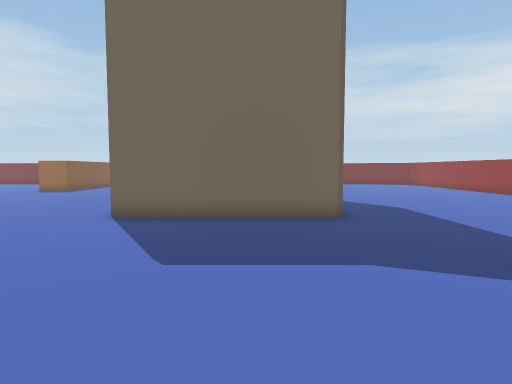
View 1 (above)

24 first-person views from a walk through a scene from a Unity 3-D project. The camera is 1.4 m above the floor, tilts 4° down and sees 75° across. The floor is counted in squares, 1 m on a side. Each view is taken from the middle of a square. On the plan, view 1 faces up. The plan holds only what a view shows up to about 15 squares ahead; the rest is blank. The place goes on beyond the plan.

View 2
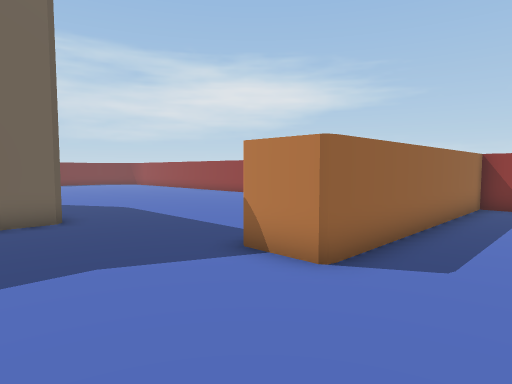

View 3
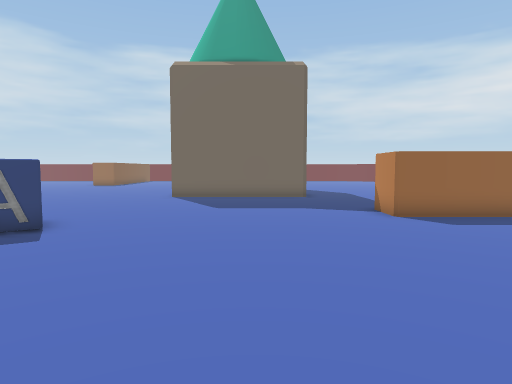

View 4
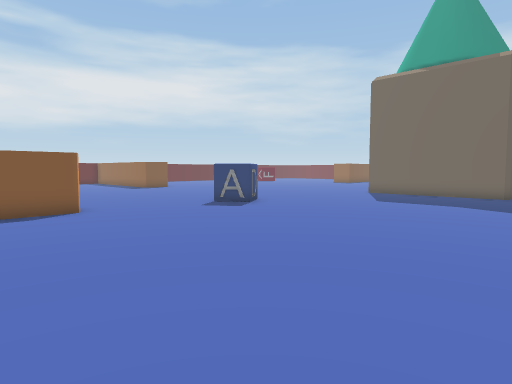

View 5
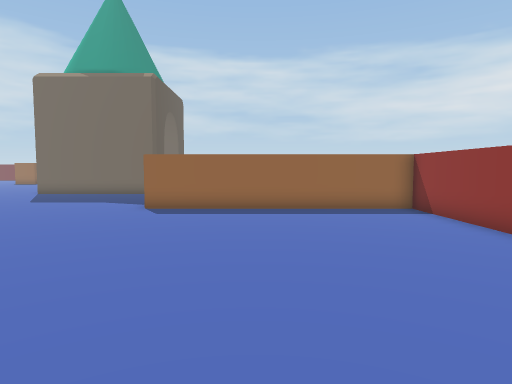

View 6
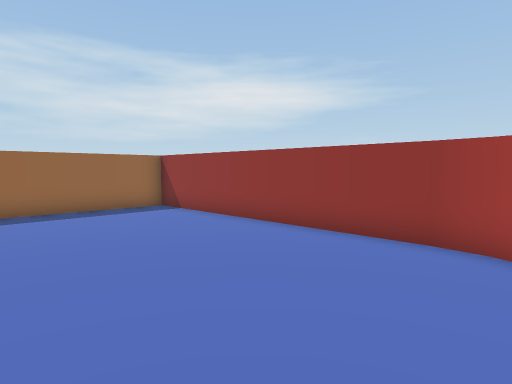

View 7
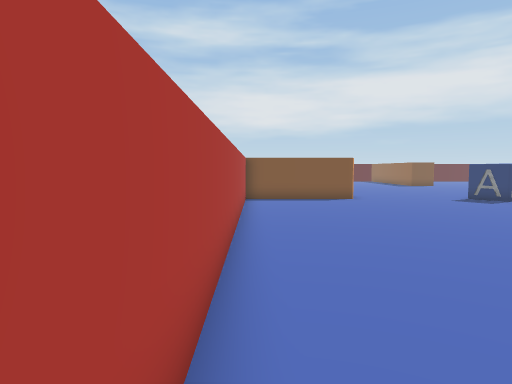

View 8
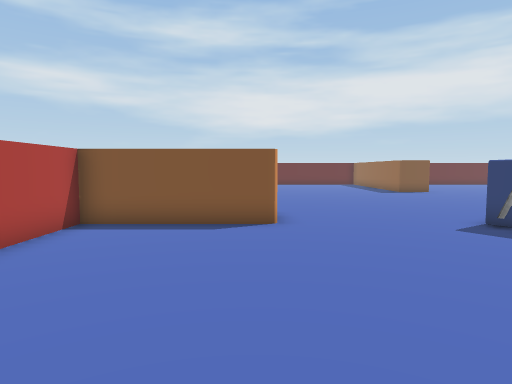

View 9
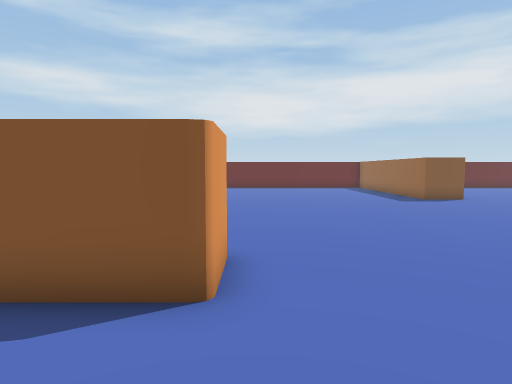

View 10
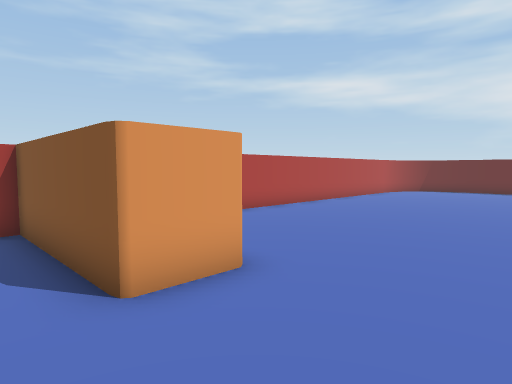

View 11
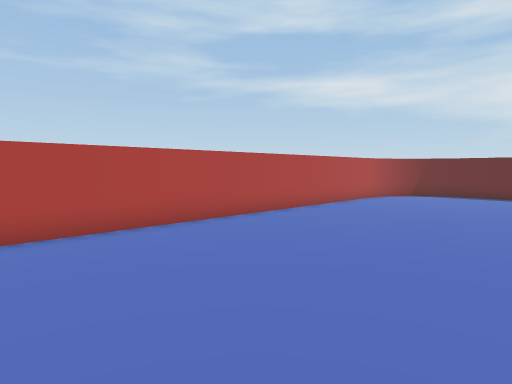

View 12
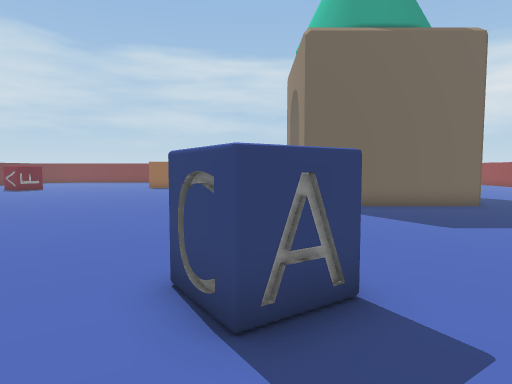

View 13
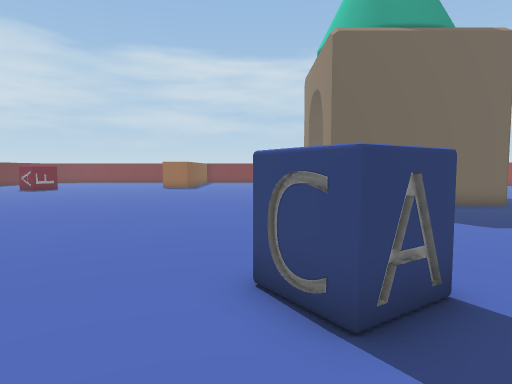

View 14
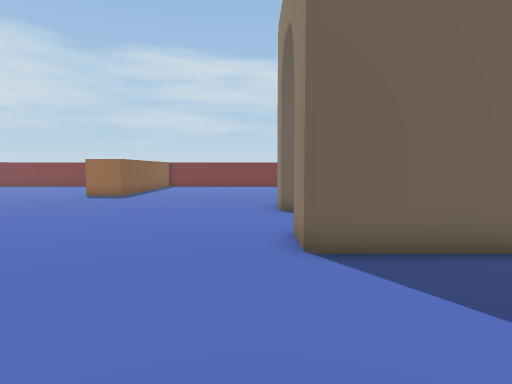

View 15
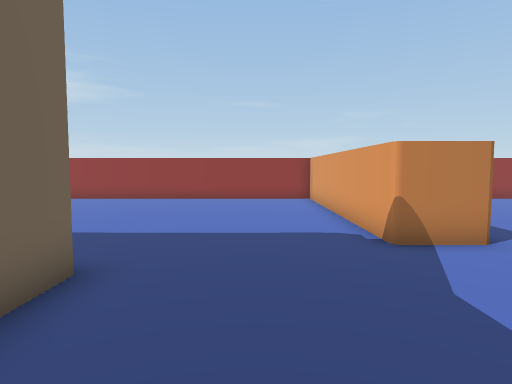

View 16
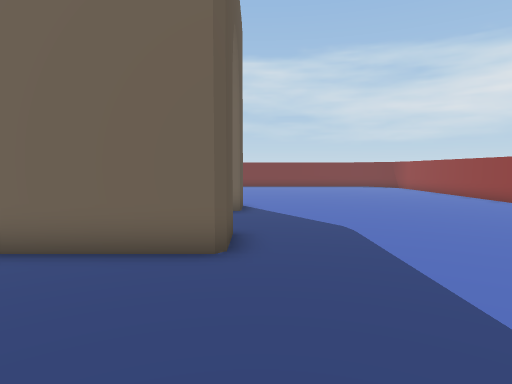

View 17
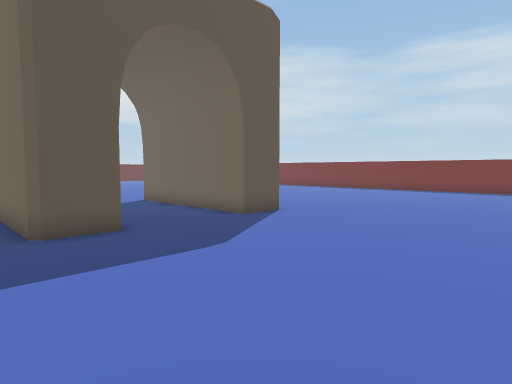

View 18
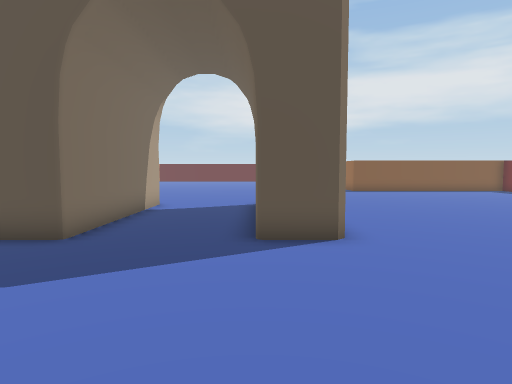

View 19
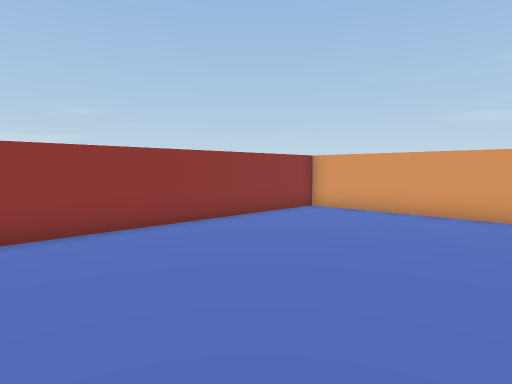

View 20
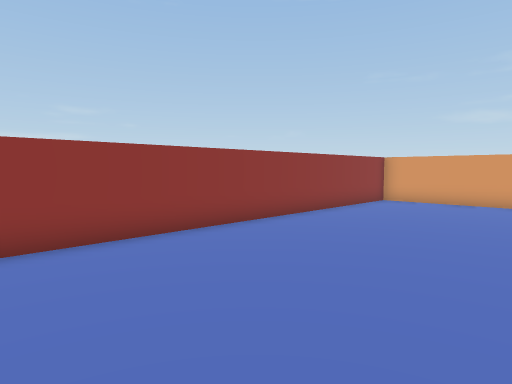

View 21
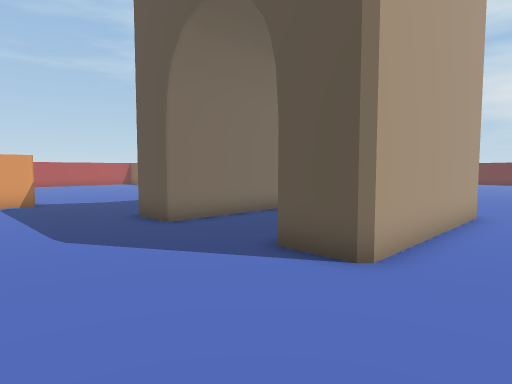

View 22
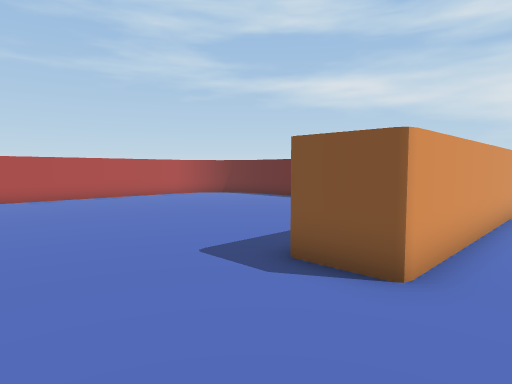

View 23
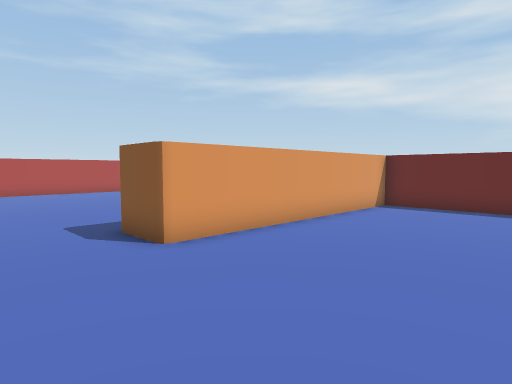

View 24
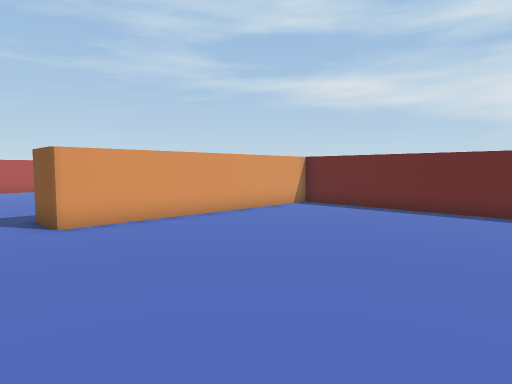

### Floor plan
Points are (right, up) in squares from view 1. A wall is a line through its corners. A room is listed if a view was taken in it or the views show most of it. See-through windows are left out.
Room 1 (views 1, 2, 3, 4, 5, 6, 7, 8, 9, 10, 11, 12, 13, 14, 15, 16, 17, 18, 19, 20, 21, 22, 23, 24)
walls: (-5.5, 1.6) (-4.8, 0.5) (-6.2, -0.4) (-7.1, 1); (-4, 9.4) (-4.2, 9.6) (-4.2, 11.2) (2.5, 11.2) (2.5, 9.4) (-4.2, 9.4); (-8.2, -5.4) (-6.4, -5.4) (-6.4, -10.5) (-3.8, -10.5); (-4.1, 16.8) (2.5, 16.8) (2.5, 15) (-4.2, 15) (-4.2, 16.2); (2, -10.5) (2.5, -10.5); (2.9, -10.5) (8.5, -10.5); (-22.9, -10.5) (-9.9, -10.5); (-27.5, 11.5) (-27.5, 4.5) (-18.1, 4.5) (-18.1, 2.8); (-27.5, -5.4) (-27.5, -5.9); (13.3, -7.9) (13.5, -7) (13.5, 2.6) (4.1, 2.6) (4.1, 4.5) (13.5, 4.5) (13.5, 19.1)

Where each view was taken, in squares from view 1:
view 1: 0 up, 0 right, facing up
view 2: 0 up, 0 right, facing up-right
view 3: 7 down, 0 right, facing up
view 4: 9 down, 5 right, facing up-left
view 5: 9 down, 8 right, facing up
view 6: 9 down, 7 right, facing up-right
view 7: 10 down, 9 right, facing left
view 8: 6 down, 2 right, facing left
view 9: 5 down, 3 left, facing left
view 10: 2 down, 5 left, facing down-left
view 11: 3 down, 9 left, facing down-left
view 12: 3 down, 6 left, facing up
view 13: 3 down, 7 left, facing up
view 14: 4 up, 5 left, facing up
view 15: 7 up, 2 left, facing right
view 16: 4 up, 3 right, facing up
view 17: 8 up, 10 right, facing up-left
view 18: 15 up, 9 right, facing left
view 19: 15 up, 6 right, facing down-right
view 20: 19 up, 7 right, facing down-right
view 21: 19 up, 7 right, facing down-left
view 22: 6 up, 14 left, facing down-left
view 23: 10 up, 15 left, facing down-left
view 24: 13 up, 16 left, facing down-left
